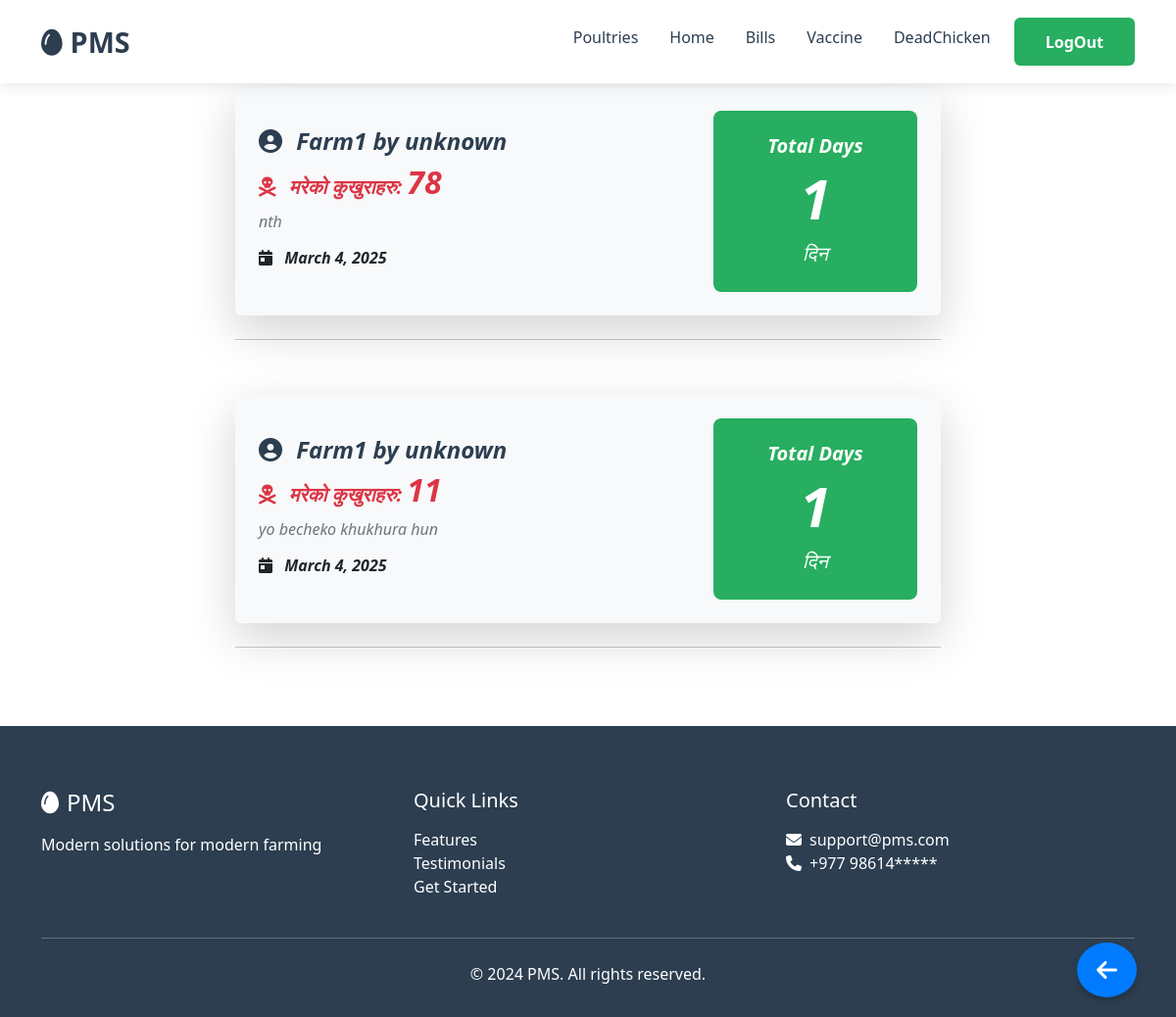
Before: /userhome/mainpage/20/profile/deads/Farm1 (signed in) with the older database file.
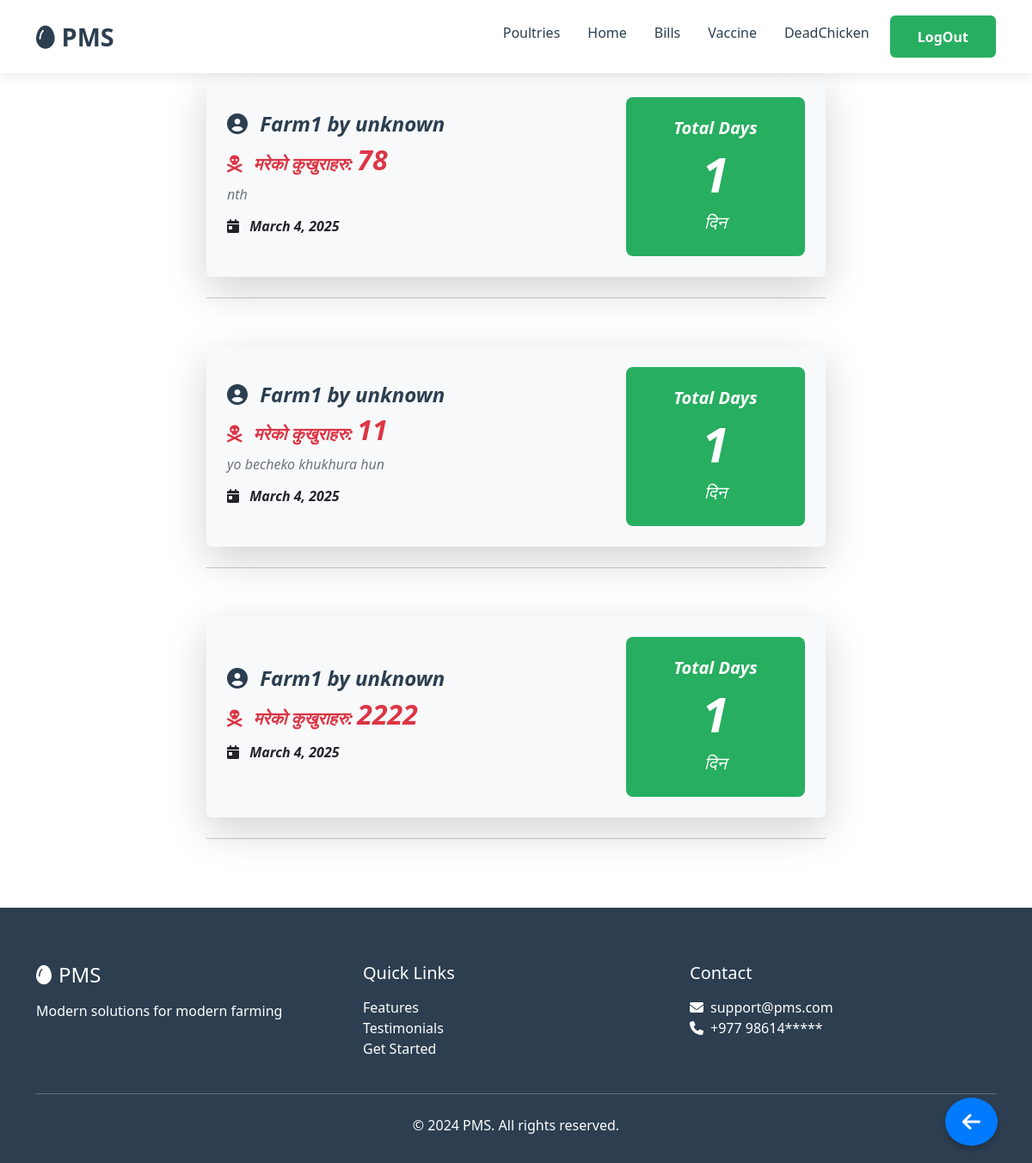
After: the same page with the newer database file.
### userhome/models.py (models this page shows, shortened)
class DeadInfo(models.Model):
    poultryName = models.ForeignKey(Poultry, on_delete=models.CASCADE)
    totalDead = models.IntegerField(default=0)
    deadDate = models.DateField(auto_now_add=True)
    description = models.TextField(blank=True, null=True)
    @property
    def totalDays(self):
        return (self.deadDate - self.poultryName.startDate).days+1

class Poultry(models.Model):
    user = models.ForeignKey(User, on_delete=models.CASCADE)
    poultryName = models.CharField(max_length=20, primary_key=True)
    totalChicken = models.IntegerField()
    totalDead = models.IntegerField(default=0)
    startDate = models.DateField(auto_now_add=True)
    def __str__(self):
        return f"{self.poultryName} by {self.user}"

### userhome/views.py (the view)
# urls.py: path('mainpage/<int:user_id>/profile/deads/<str:poultryName>',views.showDeads, name='showDeads'),
@login_required
def showDeads(request, user_id, poultryName):
    if not CheckUser(request, user_id):
        return redirect('/')
    poultry = get_object_or_404(Poultry, user_id=user_id, poultryName=poultryName)
    deads = DeadInfo.objects.filter(poultryName=poultry).order_by('-deadDate')
    return render(request, 'showdeads.html', {'deads': deads,
                                              'poultryName': poultryName,
                                              'user_id': user_id})

### userhome/service.py (called while the page is built)
def CheckUser(request, user_id):
    if request.user.id != user_id:
        messages.error(request, "You are not authorized to view this page.")
        return False
    return True

### userhome/templates/showdeads.html (shortened to what this page needs)
{% extends 'Base.html' %}
{% block homelink %}/userhome/mainpage/{{user_id}}/profile/{{poultryName}}{% endblock %}
{% block ShowPoultrieslink %}/userhome/mainpage/{{user_id}}/{% endblock %}
{% block Showbillslink %}/userhome/mainpage/{{user_id}}/profile/bills/{{poultryName}}{% endblock %}
{% block Showvaccineslink %}/userhome/mainpage/{{user_id}}/profile/vaccine/{{poultryName}}{% endblock %}
{% block Showdeadlink %}#{% endblock %}
{% block mainContent%}
{%load static%}
{% load static%}
<div class="container my-5">
    {% for dead in deads %}
    <section class="category section pt-4 pb-3">
        <div class="container">
            <div class="row justify-content-center">
                <div class="col-lg-8">
                    <div class="card shadow-lg border-0 p-4 bg-light">
                        <div class="row align-items-center">
                            <div class="col-md-8">
                                <h4 class="fw-bold baseColorText">
                                    <i class="fa-solid fa-user-circle me-2"></i> {{ dead.poultryName }}
                                </h4>
                                <h5 class="text-danger fw-bold">
                                    <i class="fa-solid fa-skull-crossbones me-2"></i>
                                    मरेको कुखुराहरु: <span class="fw-bolder fs-2">{{ dead.totalDead }}</span>
                                </h5>
                                {% if dead.description %}
                                <p class="text-muted fst-italic mt-2">{{ dead.description }}</p>
                                {% endif %}
                                <h6 class="text-dark mt-3">
                                    <i class="fa-solid fa-calendar-day me-2"></i>
                                    <strong>{{ dead.deadDate }}</strong>
                                </h6>
                            </div>
                            <div class="col-md-4 text-center">
                                <div class="boxColor text-white p-4 rounded-3">
                                    <h5 class="fw-bold">Total Days</h5>
                                    <h1 class="fw-bolder display-4">{{ dead.totalDays }}</h1>
                                    <span class="fs-5">दिन</span>
                                </div>
                            </div>
                        </div>
                    </div>
                    <hr class="text-dark mt-4">
                </div>
            </div>
        </div>
    </section>
    {% endfor %}
</div>
{% endblock%}

Changed rows visible on the page:
added DeadInfo: poultryName "Farm1 by unknown", totalDead "2222", deadDate "March 4, 2025", totalDays "1"
